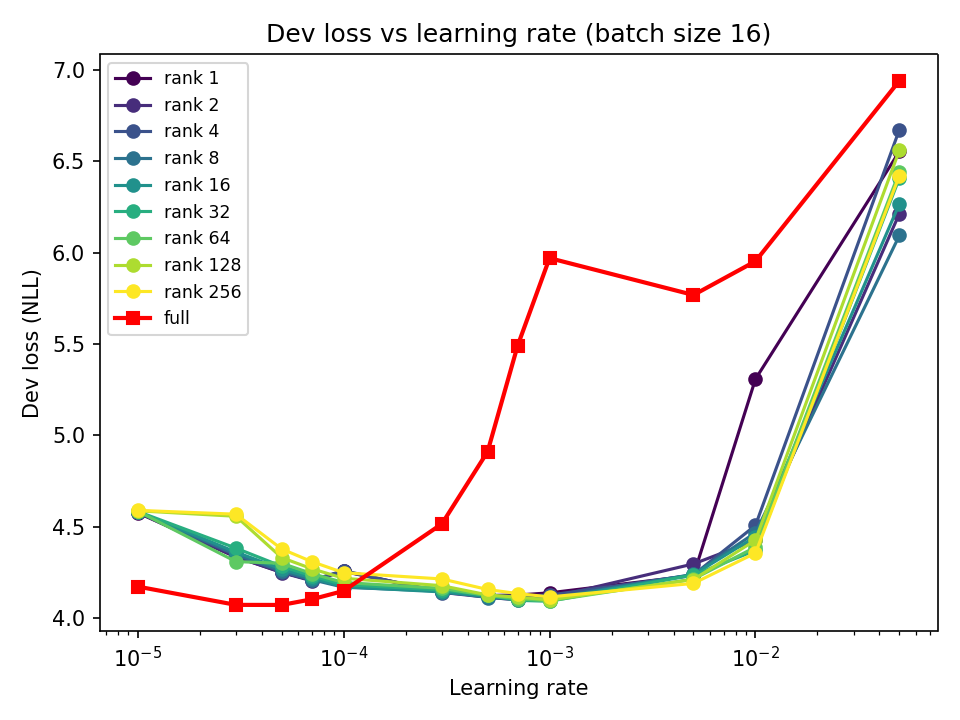

Generate this figure with Python:
#!/usr/bin/env python3
"""
Plot dev loss vs learning rate for batch size 16 from sweep_results.json.
Uses dev NLL per run. LoRA ranks use viridis colormap; full is red.
"""

import json
import os
import matplotlib.pyplot as plt

def main():
    script_dir = os.path.dirname(os.path.abspath(__file__))
    sweep_path = os.path.join(script_dir, "..", "sweep_results.json")
    with open(sweep_path, "r") as f:
        results = json.load(f)

    batch16 = [r for r in results if r.get("batch_size") == 16 and "dev_nll" in r and "alpha" not in r and 'layer' not in r]

    numeric = [r for r in batch16 if isinstance(r["lora_rank"], (int, float))]
    full_runs = [r for r in batch16 if r.get("lora_rank") == "full"]

    def dev_nll(r):
        return r.get("dev_nll")

    ranks = sorted(set(r["lora_rank"] for r in numeric))
    n_ranks = len(ranks)
    cmap = plt.get_cmap("viridis")
    colors = {rank: cmap(i / max(n_ranks - 1, 1)) for i, rank in enumerate(ranks)}

    fig, ax = plt.subplots()

    for rank in ranks:
        points = [
            (r["lr"], dev_nll(r))
            for r in numeric
            if r["lora_rank"] == rank and dev_nll(r) is not None
        ]
        points.sort(key=lambda x: x[0])
        if not points:
            continue
        lrs, losses = zip(*points)
        ax.plot(lrs, losses, "o-", color=colors[rank], label=f"rank {rank}", markersize=6)

    if full_runs:
        points = [
            (r["lr"], dev_nll(r))
            for r in full_runs
            if dev_nll(r) is not None
        ]
        points.sort(key=lambda x: x[0])
        if points:
            lrs, losses = zip(*points)
            ax.plot(lrs, losses, "s-", color="red", label="full", markersize=6, linewidth=2)

    ax.set_xlabel("Learning rate")
    ax.set_ylabel("Dev loss (NLL)")
    ax.set_title("Dev loss vs learning rate (batch size 16)")
    ax.legend(loc="best", fontsize="small")
    ax.set_xscale("log")
    plt.tight_layout()
    out_path = os.path.join(script_dir, "lora_curves_dev_loss.png")
    plt.savefig(out_path, dpi=150)
    print(f"Saved {out_path}")
    plt.show()


if __name__ == "__main__":
    main()
